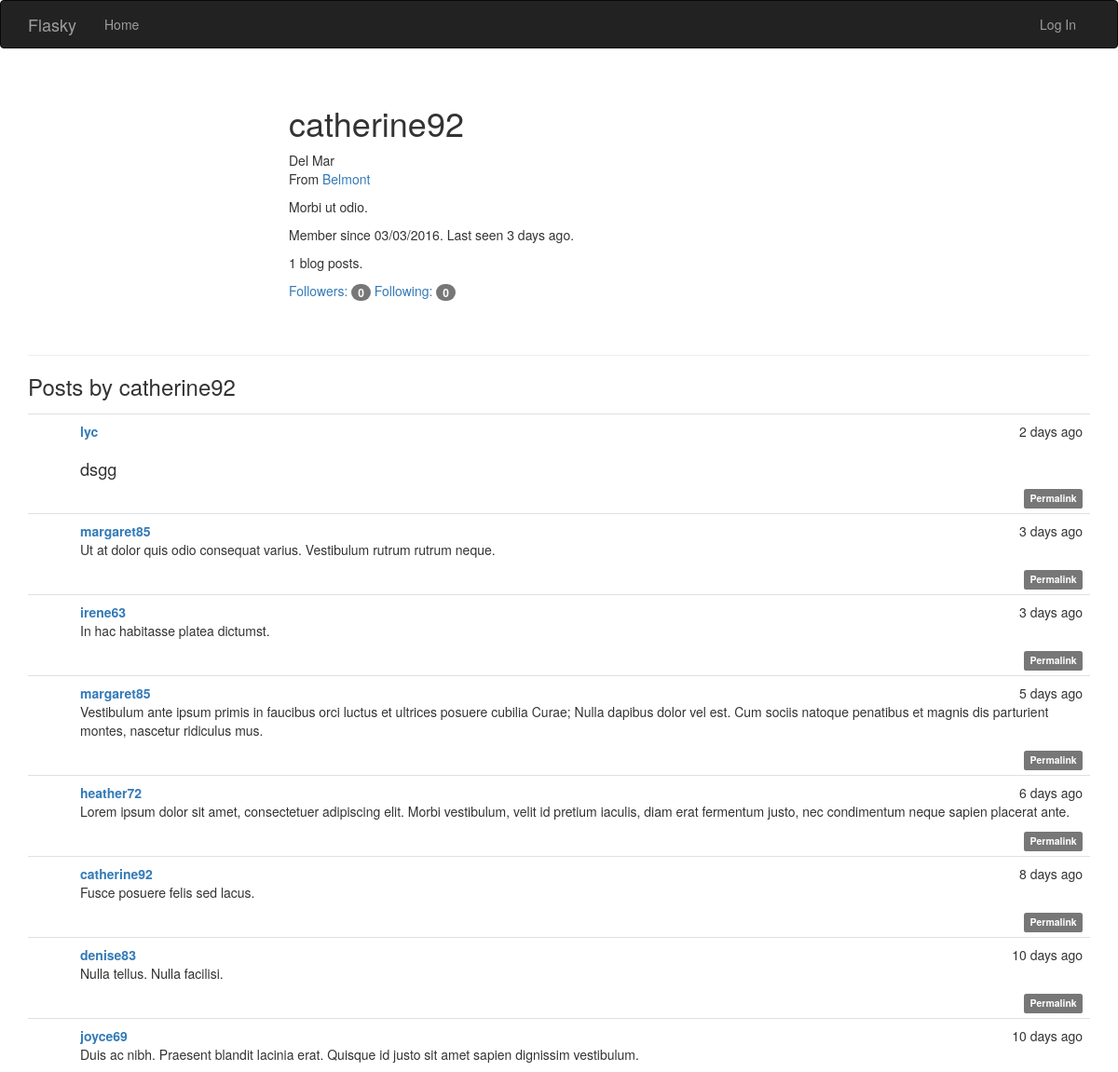
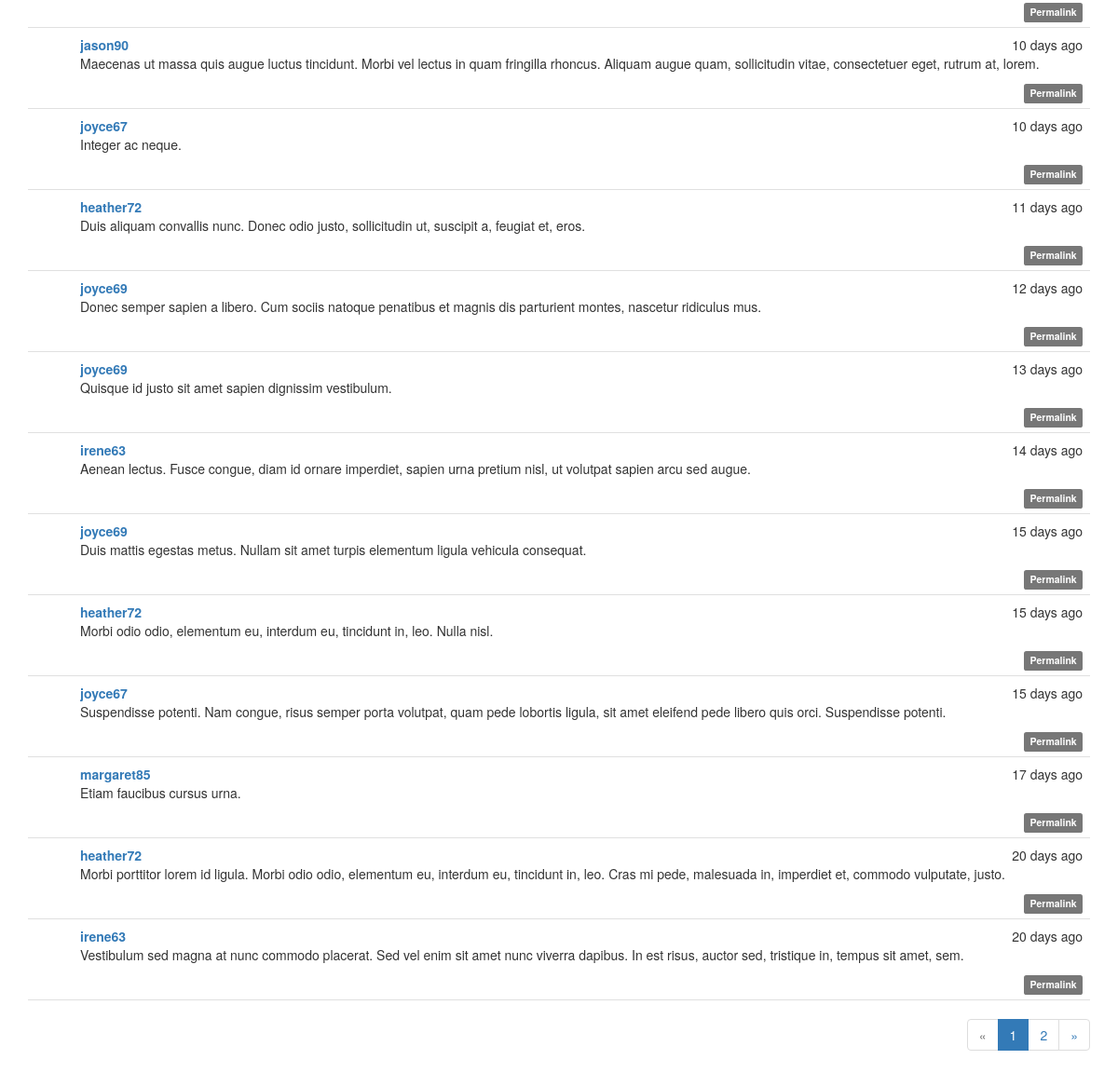
The app's page /user/catherine92 with its own data (2 pictures, top to bottom).
### app/models.py (models this page shows, shortened)
class User(UserMixin, db.Model):
	__tablename__ = 'users'
	id = db.Column(db.Integer, primary_key=True)
	username = db.Column(db.String(64), unique=True, index=True)
	role_id = db.Column(db.Integer, db.ForeignKey('roles.id'))
	password_hash = db.Column(db.String(128))
	email = db.Column(db.String(64), unique = True, index = True)
	confirmed = db.Column(db.Boolean, default = False)
	name = db.Column(db.String(64))
	location = db.Column(db.String(64))
	about_me = db.Column(db.Text())
	member_since = db.Column(db.DateTime(), default = datetime.utcnow)
	last_seen = db.Column(db.DateTime(), default = datetime.utcnow)
	posts = db.relationship('Post', backref = 'author', lazy = 'dynamic')
	followed = db.relationship('Follow',
								foreign_keys = [Follow.follower_id],
								backref = db.backref('follower', lazy = 'joined'),
								lazy = 'dynamic',
								cascade = 'all, delete-orphan')
	followers = db.relationship('Follow',
								foreign_keys = [Follow.followed_id],
								backref = db.backref('followed', lazy = 'joined'),
								lazy = 'dynamic',
								cascade = 'all, delete-orphan')
	comments = db.relationship('Comment', backref = 'author', lazy = 'dynamic')
	@property
	def password(self):
		raise AttributeError('password is not a readable attribute')

class Post(db.Model):
	__tablename__ = 'posts'
	id = db.Column(db.Integer, primary_key = True)
	body = db.Column(db.Text)
	timestamp = db.Column(db.DateTime, index = True, default = datetime.utcnow)
	author_id = db.Column(db.Integer, db.ForeignKey('users.id'))
	body_html = db.Column(db.Text)
	comments = db.relationship('Comment', backref = 'post', lazy = 'dynamic')

### app/main/views.py (the view)
@main.route('/user/<username>')
def user(username):
	user = User.query.filter_by(username = username).first()
	if user is None:
		abort(404)
	page = request.args.get('page', 1, type = int)
	pagination = Post.query.order_by(Post.timestamp.desc()).paginate(
		page, per_page = current_app.config['FLASKY_POSTS_PER_PAGE'],
		error_out = False)
	posts = pagination.items
	return render_template('user.html', user = user, posts = posts, pagination = pagination)

### app/auth/views.py (called while the page is built)
@auth.before_app_request
def before_request():
	if current_user.is_authenticated:
		current_user.ping()
		if not current_user.confirmed\
				and request.endpoint[:5] != 'auth.'\
				and request.endpoint != 'static':
			return redirect(url_for('auth.unconfirmed'))

### app/main/__init__.py (called while the page is built)
@main.app_context_processor
def inject_permission():
	return dict(Permission = Permission)

### app/models.py (called while the page is built)
	def can(self, permissions):
		return False

	def is_administrator(self):
		return False

### app/templates/user.html (shortened to what this page needs)
{% extends "base.html" %}
{% import "_macros.html" as macros %}
{% block page_content %}
<div class="page-header">
    <div class="profile-header">
        <h1>{{ user.username }}</h1>
        {% if user.name or user.location %}
        <p>
            {% if user.name %}{{ user.name }}<br>{% endif %}
            {% if user.location %}
                From <a href="http://maps.google.com/?q={{ user.location }}">{{ user.location }}</a><br>
            {% endif %}
        </p>
        {% endif %}
        {% if user.about_me %}<p>{{ user.about_me }}</p>{% endif %}
        <p>Member since {{ moment(user.member_since).format('L') }}. Last seen {{ moment(user.last_seen).fromNow() }}.</p>
        <p>{{ user.posts.count() }} blog posts.</p>
        <p>
            <a href="{{ url_for('.followers', username=user.username) }}">Followers: <span class="badge">{{ user.followers.count() - 1 }}</span></a>
            <a href="{{ url_for('.followed_by', username=user.username) }}">Following: <span class="badge">{{ user.followed.count() - 1 }}</span></a>
        </p>
    </div>
</div>
<h3>Posts by {{ user.username }}</h3>
{% include '_posts.html' %}
{% if pagination %}
<div class="pagination">
    {{ macros.pagination_widget(pagination, '.user', username=user.username) }}
</div>
{% endif %}
{% endblock %}

### app/templates/_posts.html (shortened to what this page needs)
<ul class="posts">
	{% for post in posts %}
	<li class="post">
		<div class="post-content">
			<div class="post-date">{{ moment(post.timestamp).fromNow() }}</div>
			<div class="post-author"><a href="{{ url_for('.user', username=post.author.username) }}">{{ post.author.username }}</a></div>
			<div class="post-body">
				{% if post.body_html %}
					{{ post.body_html | safe }}
				{% else %}
					{{ post.body }}
				{% endif %}
			</div>
			<div class = "post-footer">
				<a href = "{{ url_for('.post', id = post.id) }}">
					<span class = "label label-default">Permalink</span>
				</a>
			</div>
		</div>
	</li>
	{% endfor %}
</ul>

### app/static/styles.css (style rules this page uses)
.profile-header { min-height: 260px; margin-left: 280px; }
ul.posts { list-style-type: none; padding: 0px; margin: 16px 0px 0px 0px; border-top: 1px solid #e0e0e0; }
ul.posts li.post { padding: 8px; border-bottom: 1px solid #e0e0e0; }
div.post-date { float: right; }
div.post-author { font-weight: bold; }
div.post-content { margin-left: 48px; min-height: 48px; }
div.post-footer { text-align: right; }
div.pagination { width: 100%; text-align: right; padding: 0px; margin: 0px; }
.post-body h2 { font-size: 130%; }

### records on screen
User: username "catherine92", name "Del Mar", location "Belmont", about_me "Morbi ut odio.", member_since "03/03/2016", last_seen "3 days ago"
Post: timestamp "2 days ago", author.username "lyc", body_html "dsgg"
Post: timestamp "3 days ago", author.username "margaret85", body_html "Ut at dolor quis odio consequat varius. Vestibulum rutrum rutrum neque."
Post: timestamp "3 days ago", author.username "irene63", body_html "In hac habitasse platea dictumst."
Post: timestamp "5 days ago", author.username "margaret85", body_html "Vestibulum ante ipsum primis in faucibus orci luctus et ultrices posuere cubilia Curae; Nulla dapibus dolor vel est. Cum sociis natoque penatibus et magnis dis parturient montes, nascetur ridiculus mus."
Post: timestamp "6 days ago", author.username "heather72", body_html "Lorem ipsum dolor sit amet, consectetuer adipiscing elit. Morbi vestibulum, velit id pretium iaculis, diam erat fermentum justo, nec condimentum neque sapien placerat ante."
Post: timestamp "8 days ago", author.username "catherine92", body_html "Fusce posuere felis sed lacus."
Post: timestamp "10 days ago", author.username "denise83", body_html "Nulla tellus. Nulla facilisi."
Post: timestamp "10 days ago", author.username "joyce69", body_html "Duis ac nibh. Praesent blandit lacinia erat. Quisque id justo sit amet sapien dignissim vestibulum."
Post: timestamp "10 days ago", author.username "jason90", body_html "Maecenas ut massa quis augue luctus tincidunt. Morbi vel lectus in quam fringilla rhoncus. Aliquam augue quam, sollicitudin vitae, consectetuer eget, rutrum at, lorem."
Post: timestamp "10 days ago", author.username "joyce67", body_html "Integer ac neque."
Post: timestamp "11 days ago", author.username "heather72", body_html "Duis aliquam convallis nunc. Donec odio justo, sollicitudin ut, suscipit a, feugiat et, eros."
Post: timestamp "12 days ago", author.username "joyce69", body_html "Donec semper sapien a libero. Cum sociis natoque penatibus et magnis dis parturient montes, nascetur ridiculus mus."
Post: timestamp "13 days ago", author.username "joyce69", body_html "Quisque id justo sit amet sapien dignissim vestibulum."
Post: timestamp "14 days ago", author.username "irene63", body_html "Aenean lectus. Fusce congue, diam id ornare imperdiet, sapien urna pretium nisl, ut volutpat sapien arcu sed augue."
Post: timestamp "15 days ago", author.username "joyce69", body_html "Duis mattis egestas metus. Nullam sit amet turpis elementum ligula vehicula consequat."
Post: timestamp "15 days ago", author.username "heather72", body_html "Morbi odio odio, elementum eu, interdum eu, tincidunt in, leo. Nulla nisl."
Post: timestamp "15 days ago", author.username "joyce67", body_html "Suspendisse potenti. Nam congue, risus semper porta volutpat, quam pede lobortis ligula, sit amet eleifend pede libero quis orci. Suspendisse potenti."
Post: timestamp "17 days ago", author.username "margaret85", body_html "Etiam faucibus cursus urna."
Post: timestamp "20 days ago", author.username "heather72", body_html "Morbi porttitor lorem id ligula. Morbi odio odio, elementum eu, interdum eu, tincidunt in, leo. Cras mi pede, malesuada in, imperdiet et, commodo vulputate, justo."
Post: timestamp "20 days ago", author.username "irene63", body_html "Vestibulum sed magna at nunc commodo placerat. Sed vel enim sit amet nunc viverra dapibus. In est risus, auctor sed, tristique in, tempus sit amet, sem."

### other values on screen
{{ user.posts.count() }} "1"
{{ user.followers.count() - 1 }} "0"
{{ user.followed.count() - 1 }} "0"
{{ p }} "1"
{{ p }} "2"
